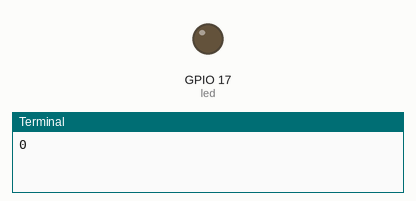
Bench run of a program on a simulated Raspberry Pi (BCM pin numbers). Parts: output pins drawn as LEDs (lit = HIGH), the last lines printed to the terminal.

Above: at 0.05 s.
At 0.95 s:
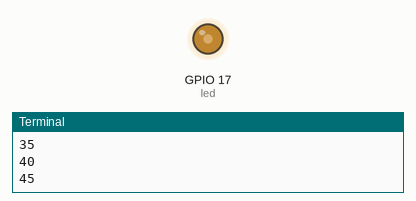
At 1.85 s:
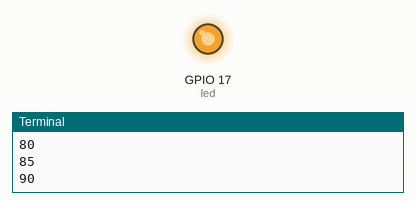
At 3.7 s:
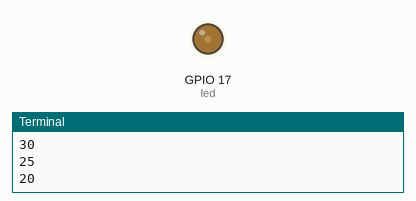
Timing chart, 0 to 5.2 s (numbered marks = the images above):
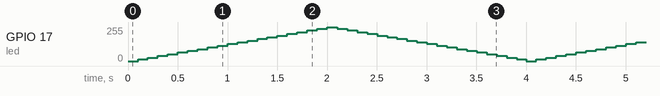

The program:

rpi_led_fade.py
```python
#!/usr/bin/python
# Python Sample
#   LED fade : brighter LED, and darker LED gradually
# 2016-05-01 K.OHWADA @ FabLab Kannai

import time
import RPi.GPIO as GPIO

# main
PIN = 17 # con-pin 11
INTERVAL = 0.1 # 0.1 sec
FREQ = 60 # 60Hz
MIN_DUTY = 0 # 0%
MAX_DUTY = 100 # 100%
DIV_DUTY = 5 # 5%

duty = MIN_DUTY
amount = DIV_DUTY

GPIO.setmode(GPIO.BCM)
GPIO.setup(PIN, GPIO.OUT)
led = GPIO.PWM(PIN, FREQ)
led.start(duty)

try:
	# endless loop
	while True:
		print duty
		led.ChangeDutyCycle(duty)
		duty = duty + amount
		if duty <= MIN_DUTY:
			# limit min, if under
			duty = MIN_DUTY
			# set increment
			amount = DIV_DUTY
		elif duty >= MAX_DUTY:
			# limit max, if over
			duty = MAX_DUTY
			# set decrement
			amount = -DIV_DUTY
		time.sleep(INTERVAL)
except KeyboardInterrupt:
	# exit the loop, if key interrupt
	pass

led.stop()
GPIO.cleanup()
# main end
```
